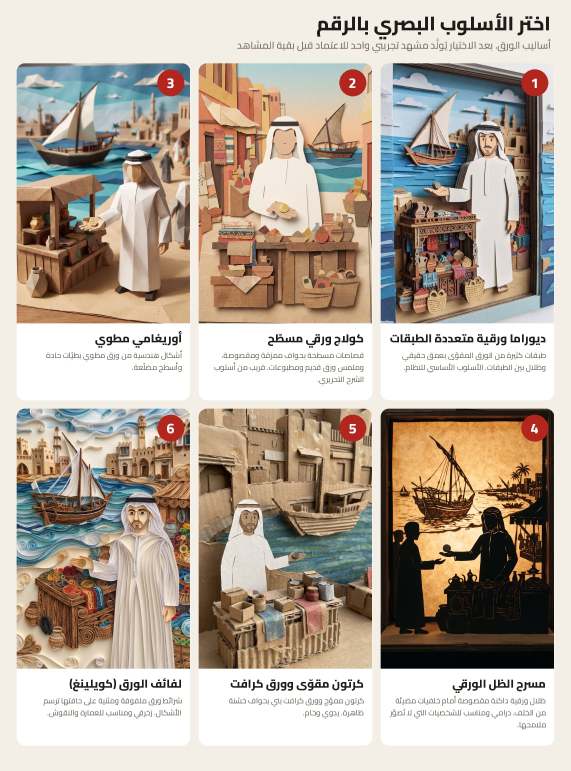
#> input picture skills/ar-one-click-reel/assets/style-board.jpg, 1712 x 2312 px (shown at 1/3 size)
$ python palette_from_image.py ../assets/style-board.jpg
#> lines starting #> are read from the running program, lines starting #| are printed output that depends on the picture
#!/usr/bin/env python3
"""Build a color theme from an image the creator uploads.

Usage: python3 palette_from_image.py IMAGE [--name "اسم الثيم"] [--json]

Picks five roles (background, primary, secondary, accent, deep) from the image's
dominant colors, then a title color whose contrast with the background is at least 4.5.
Output matches one entry of assets/palettes.json, so the result can be shown as a
swatch and used like any built-in theme. The creator confirms before it is adopted.
"""
import argparse, colorsys, json, sys
from PIL import Image


def lum(rgb):
    def f(c):
        c /= 255
        return c / 12.92 if c <= 0.03928 else ((c + 0.055) / 1.055) ** 2.4
    r, g, b = rgb
    return 0.2126 * f(r) + 0.7152 * f(g) + 0.0722 * f(b)


def contrast(a, b):
    la, lb = sorted((lum(a), lum(b)), reverse=True)
    return (la + 0.05) / (lb + 0.05)


def hexc(c):
    return "#%02X%02X%02X" % tuple(c)


def sat(c):
    return colorsys.rgb_to_hsv(*(x / 255 for x in c))[1]


def dist(a, b):
    return sum((x - y) ** 2 for x, y in zip(a, b)) ** 0.5


def dominant(path, n=10):
#> called with path = '../assets/style-board.jpg', n = 10
    im = Image.open(path).convert("RGB")
#> im is the input picture: PIL image 1712x2312 RGB; mean R, G, B 182.7, 170.5, 157.4
    im.thumbnail((240, 240))
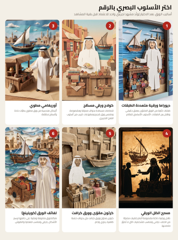
#> im: PIL image 178x240 RGB; mean R, G, B 182.7, 170.4, 157.3
    q = im.quantize(colors=n, method=Image.Quantize.MEDIANCUT)
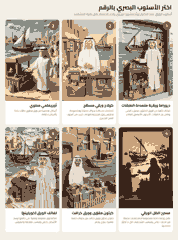
#> q: PIL image 178x240 P; mean R, G, B 185.6, 172.7, 158.8
    pal = q.getpalette()[: n * 3]
#> pal = 30 values, max 255 at index 0, min 26 at index 29, mean 180.5
    counts = sorted(q.getcolors(), reverse=True)
#> counts = [(8189, 2), (6371, 8), (5907, 6), (5211, 0), (4560, 9), (4153, 5), (4027, 7), (2263, 4), (1025, 1), (1014, 3)]
    out = []
    for cnt, idx in counts:
        out.append((tuple(pal[idx * 3: idx * 3 + 3]), cnt))
#> this loop made 10 passes
#> after the loop, out = [((243, 239, 230), 8189), ((118, 94, 77), 6371), ((200, 162, 124), 5907), ((255, 255, 255), 5211), ((57, 36, 26), 4560), ((201, 200, 193), 4153), ((137, 141, 133), 4027), ((232, 221, 207), 2263), ((249, 247, 242), 1025), ((247, 218, 176), 1014)]
    return out


def build(path, name):
    cols = dominant(path)
#> cols has the same summary as out in dominant
    total = sum(c for _, c in cols)
#> total = 42720
    colors = [c for c, _ in cols]
#> colors = [(243, 239, 230), (118, 94, 77), (200, 162, 124), (255, 255, 255), (57, 36, 26), (201, 200, 193), (137, 141, 133), (232, 221, 207), (249, 247, 242), (247, 218, 176)]
    # background: the most common light color, else the lightest
    light = [c for c, _ in cols if lum(c) > 0.45] or [max(colors, key=lum)]
#> light = [(243, 239, 230), (255, 255, 255), (201, 200, 193), (232, 221, 207), (249, 247, 242), (247, 218, 176)]
    bg = light[0]
#> bg = (243, 239, 230)
    deep = min(colors, key=lum)
#> deep = (57, 36, 26)
    rest = [c for c in colors if c not in (bg, deep)]
#> rest = [(118, 94, 77), (200, 162, 124), (255, 255, 255), (201, 200, 193), (137, 141, 133), (232, 221, 207), (249, 247, 242), (247, 218, 176)]
    # accent: most saturated, distinct from the others
    accent = max(rest, key=lambda c: sat(c) * (0.5 + lum(c))) if rest else deep
#> accent = (247, 218, 176)
    rest = [c for c in rest if dist(c, accent) > 40] or rest
#> rest = [(118, 94, 77), (200, 162, 124), (255, 255, 255), (201, 200, 193), (137, 141, 133), (249, 247, 242)]
    # primary: the most common remaining mid-tone far from the background
    mids = [c for c in rest if dist(c, bg) > 60] or rest
#> mids = [(118, 94, 77), (200, 162, 124), (201, 200, 193), (137, 141, 133)]
    primary = mids[0] if mids else deep
#> primary = (118, 94, 77)
    others = [c for c in mids if dist(c, primary) > 40] or mids
#> others = [(200, 162, 124), (201, 200, 193), (137, 141, 133)]
    secondary = others[0] if others else primary
#> secondary = (200, 162, 124)
    title = deep if contrast(deep, bg) >= 4.5 else ((0, 0, 0) if lum(bg) > 0.5 else (255, 255, 255))
#> in contrast, `la, lb = sorted((lum(a), lum(b)), reverse=True)`: la = 0.865; lb = 0.0221
#> title = (57, 36, 26)
    return {
        "ar": name, "en": "From image", "mood": "مستخرج من صورة الشخص",
        "colors": [hexc(bg), hexc(primary), hexc(secondary), hexc(accent), hexc(deep)],
        "title": hexc(title), "title_edge": hexc(accent),
        "title_contrast": round(contrast(title, bg), 1),
    }


def main():
    ap = argparse.ArgumentParser(description=__doc__, formatter_class=argparse.RawDescriptionHelpFormatter)
    ap.add_argument("image")
    ap.add_argument("--name", default="ألواني من الصورة")
    ap.add_argument("--json", action="store_true")
    a = ap.parse_args()
    t = build(a.image, a.name)
#> t = {'ar': 'ألواني من الصورة', 'en': 'From image', 'mood': 'مستخرج من صورة الشخص', 'colors': ['#F3EFE6', '#765E4D', '#C8A27C', '#F7DAB0', '#39241A'], 'title': '#39241A', 'title_edge': '#F7DAB0', 'title_contrast': 12.7}
    if a.json:
        print(json.dumps(t, ensure_ascii=False, indent=2))
    else:
        roles = ["الخلفية", "الأساسي", "الثانوي", "التمييز", "الداكن"]
        for r, c in zip(roles, t["colors"]):
            print(f"{r}  {c}")
#> this loop made 5 passes
#> r on passes 1 to 5: 'الخلفية', 'الأساسي', 'الثانوي', 'التمييز', 'الداكن'
#| الخلفية  #F3EFE6
#| الأساسي  #765E4D
#| الثانوي  #C8A27C
#| التمييز  #F7DAB0
#| الداكن  #39241A
        print(f"العنوان  {t['title']}  (تباين {t['title_contrast']})")
#| العنوان  #39241A  (تباين 12.7)


if __name__ == "__main__":
    sys.exit(main())
#> (the program exits here)

$ run again, on skills/ar-one-click-reel/assets/palette-board.png
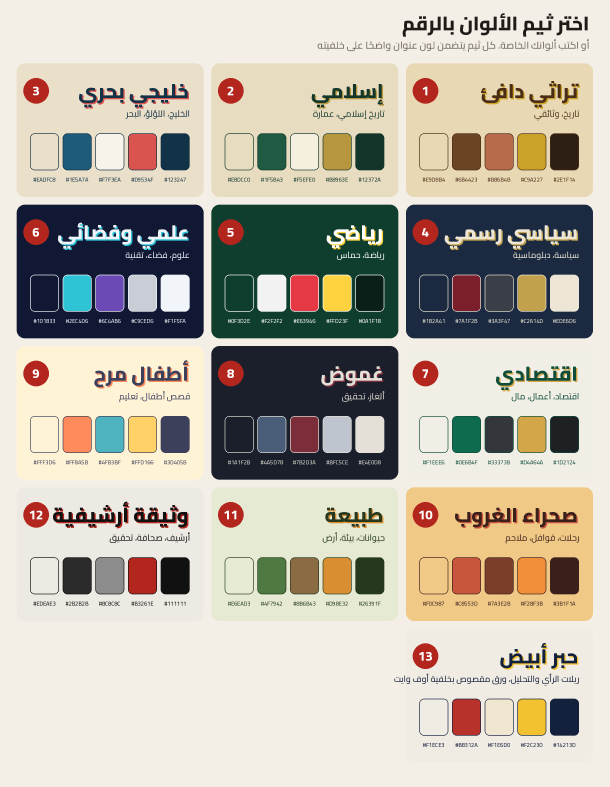
#> input picture skills/ar-one-click-reel/assets/palette-board.png, 1828 x 2360 px (shown at 1/3 size)
#> in dominant, im is the input picture: PIL image 1828x2360 RGB; mean R, G, B 188.3, 181.6, 168.7
#> in dominant, `im.thumbnail((240, 240))`:
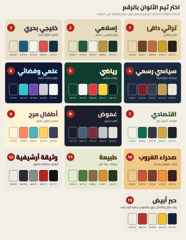
#> im: PIL image 186x240 RGB; mean R, G, B 188.3, 181.6, 168.7
#> in dominant, `q = im.quantize(colors=n, method=Image.Quantize.MEDIANCUT)`:
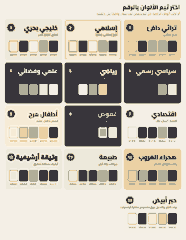
#> q: PIL image 186x240 P; mean R, G, B 192.3, 185.4, 173.3
#> pal = 30 values, max 251 at index 0, min 53 at index 28, mean 207.8
#> counts = [(12024, 3), (10331, 9), (5371, 6), (4698, 7), (4471, 8), (2854, 5), (1822, 4), (1682, 2), (1010, 0), (377, 1)]
#> the loop in dominant, `for cnt, idx in counts:` made 10 passes
#> after the loop in dominant, `for cnt, idx in counts:`: out = [((244, 239, 230), 12024), ((56, 53, 59), 10331), ((237, 233, 219), 5371), ((235, 209, 164), 4698), ((177, 174, 153), 4471), ((246, 235, 214), 2854), ((244, 239, 229), 1822), ((244, 239, 231), 1682), ((251, 243, 226), 1010), ((245, 239, 228), 377)]
#> cols has the same summary as out in dominant
#> total = 44640
#> colors = [(244, 239, 230), (56, 53, 59), (237, 233, 219), (235, 209, 164), (177, 174, 153), (246, 235, 214), (244, 239, 229), (244, 239, 231), (251, 243, 226), (245, 239, 228)]
#> light = [(244, 239, 230), (237, 233, 219), (235, 209, 164), (246, 235, 214), (244, 239, 229), (244, 239, 231), (251, 243, 226), (245, 239, 228)]
#> bg = (244, 239, 230)
#> deep = (56, 53, 59)
#> in build, `rest = [c for c in colors if c not in (bg, deep)]`: rest = [(237, 233, 219), (235, 209, 164), (177, 174, 153), (246, 235, 214), (244, 239, 229), (244, 239, 231), (251, 243, 226), (245, 239, 228)]
#> accent = (235, 209, 164)
#> in build, `rest = [c for c in rest if dist(c, accent) > 40] or rest`: rest = [(237, 233, 219), (177, 174, 153), (246, 235, 214), (244, 239, 229), (244, 239, 231), (251, 243, 226), (245, 239, 228)]
#> mids = [(177, 174, 153)]
#> primary = (177, 174, 153)
#> others = [(177, 174, 153)]
#> secondary = (177, 174, 153)
#> la = 0.867; lb = 0.037
#> title = (56, 53, 59)
#> t = {'ar': 'ألواني من الصورة', 'en': 'From image', 'mood': 'مستخرج من صورة الشخص', 'colors': ['#F4EFE6', '#B1AE99', '#B1AE99', '#EBD1A4', '#38353B'], 'title': '#38353B', 'title_edge': '#EBD1A4', 'title_contrast': 10.5}
#> the loop in main, `for r, c in zip(roles, t["colors"]):` made 5 passes
#> r on passes 1 to 5: 'الخلفية', 'الأساسي', 'الثانوي', 'التمييز', 'الداكن'
#> (printed output is left out)
#| العنوان  #38353B  (تباين 10.5)
